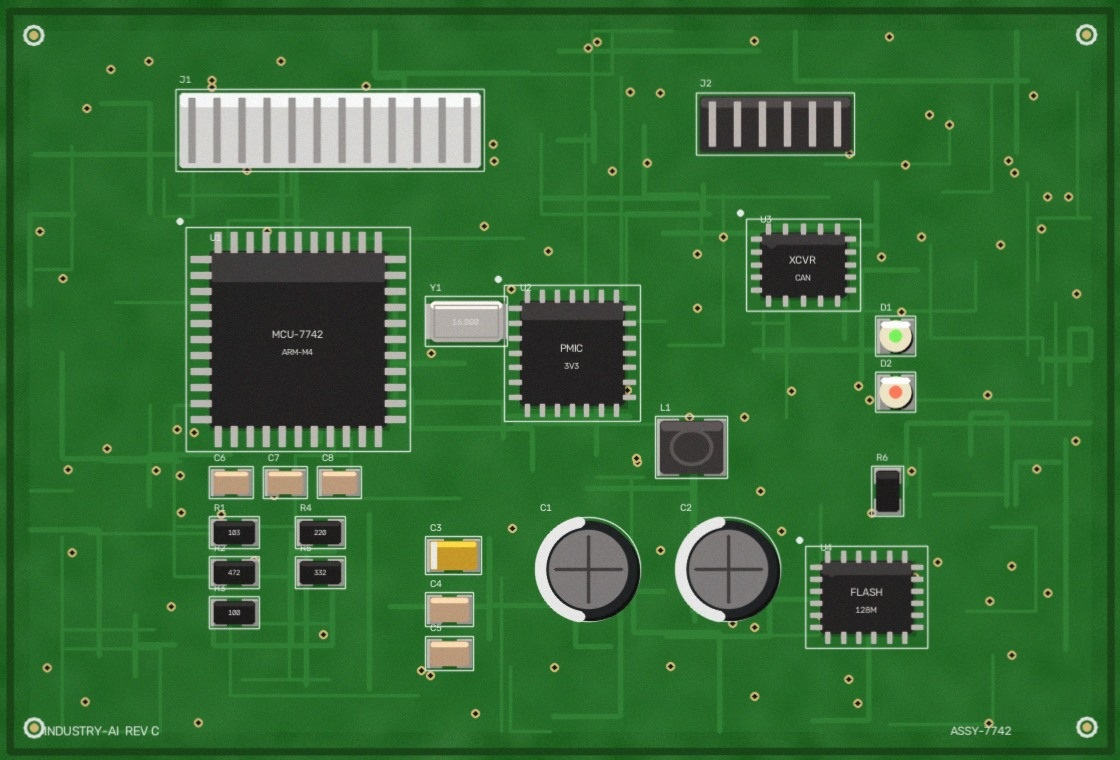
#> input picture samples/boards/board_01_ok_clean.jpg, 1120 x 760 px; its folder holds only this picture in this run
$ python -i suggest.py   (imports and definitions only)   (older library calls are emulated)
#> lines starting #> are read from the running program, lines starting #| are printed output that depends on the picture
### app/config.py
"""Central configuration and tuned constants for the inspection engine.

Every number that influences a PRESENT / MISSING decision lives here so that it
can be reviewed, version-controlled and re-tuned against the evaluation set in
``tools/evaluate.py`` without touching algorithm code.
"""

from __future__ import annotations

from dataclasses import dataclass, field
from pathlib import Path

# --------------------------------------------------------------------------
# Paths
# --------------------------------------------------------------------------

ROOT_DIR = Path(__file__).resolve().parent.parent
WEB_DIR = ROOT_DIR / "web"
DATA_DIR = ROOT_DIR / "data"
PROJECTS_DIR = DATA_DIR / "projects"

for _d in (DATA_DIR, PROJECTS_DIR):
    _d.mkdir(parents=True, exist_ok=True)

# --------------------------------------------------------------------------
# Image handling
# --------------------------------------------------------------------------

#: Long edge the reference frame is normalised to. Large enough that a 0402
#: passive is still a few dozen pixels wide, small enough to stay interactive.
WORKING_LONG_EDGE = 1800

#: Images smaller than this on the long edge are rejected as unusable.
MIN_LONG_EDGE = 320

ALLOWED_UPLOAD_TYPES = {
    "image/jpeg",
    "image/jpg",
    "image/png",
    "image/bmp",
    "image/webp",
    "image/tiff",
}

MAX_UPLOAD_BYTES = 40 * 1024 * 1024  # 40 MB per image

#: Refused before decoding. The byte limit above does not bound memory: a
#: compressed image is free to describe far more pixels than it occupies on
#: disk, and those pixels are allocated before any of this code runs. Sixty
#: megapixels is already several times more than the working size needs.
MAX_DECODED_PIXELS = 60_000_000
MAX_TEST_IMAGES_PER_RUN = 12

# --------------------------------------------------------------------------
# Registration (test frame -> reference frame)
# --------------------------------------------------------------------------


@dataclass(frozen=True)
class RegistrationConfig:
    max_features: int = 4000
    ratio_test: float = 0.78
    min_good_matches: int = 12
    ransac_reproj_threshold: float = 3.0
    min_inlier_ratio: float = 0.30

    # Sanity envelope for the recovered homography. A fixed factory camera can
    # drift a little; anything outside this is a different photo, not a nudge.
    max_scale_change: float = 1.35
    min_scale_change: float = 0.74
    max_rotation_deg: float = 20.0
    max_shear: float = 0.25
    max_perspective: float = 2.5e-3

    # ECC fallback (used when feature matching fails or is rejected).
    ecc_iterations: int = 220
    ecc_epsilon: float = 1e-6
    ecc_downscale_long_edge: int = 900

    #: Below this whole-board correlation we warn the user that the two photos
    #: may not be the same board / viewpoint.
    low_quality_warning: float = 0.45


REGISTRATION = RegistrationConfig()

# --------------------------------------------------------------------------
# Per-part analysis
# --------------------------------------------------------------------------


@dataclass(frozen=True)
class AnalysisConfig:
    #: Search margin around each ROI, as a fraction of the ROI's short side,
    #: clamped to [min_margin_px, max_margin_px]. Absorbs residual registration
    #: error so that a 3 px drift is not read as a missing part.
    margin_fraction: float = 0.22
    min_margin_px: int = 6
    max_margin_px: int = 28

    #: ROIs smaller than this are upscaled before measurement so that the
    #: statistics (SSIM windows, Canny) remain meaningful.
    min_patch_px: int = 24

    #: Measurements are taken on the ROI shrunk by this much on every side.
    #:
    #: An operator's box encloses the component *and* a ring of its footprint:
    #: solder pads, silkscreen outline, the via fanout. That ring is identical
    #: whether the part is fitted or not, so including it dilutes every signal
    #: with pixels that cannot carry the answer. On a small IC the pads were
    #: holding correlation at 0.74 and edge agreement at 0.80 for a part that
    #: had been removed outright.
    #:
    #: Measuring the inner region instead concentrates on the body. The ring is
    #: still used for the local re-alignment search, where its contrast is an
    #: asset rather than a liability.
    body_inset_fraction: float = 0.14
    max_body_inset_px: int = 7
    min_body_px: int = 10

    #: Below this correlation peak the recovered offset is meaningless, so the
    #: remaining metrics are measured at zero offset instead.
    offset_trust_ncc: float = 0.20

    #: CIELAB chroma histogram resolution, and the Gaussian smoothing applied
    #: to it before comparison so that bin quantisation is not mistaken for a
    #: colour change.
    chroma_bins: int = 24
    chroma_smoothing: float = 1.2


ANALYSIS = AnalysisConfig()


@dataclass(frozen=True)
class SignalRamps:
    """Breakpoints converting each raw measurement into a 0..1 "missingness".

    Each tuple is ``(low, high)``. For similarity-style signals the score is
    ``1 - ramp(value, low, high)``; for distance-style signals it is
    ``ramp(value, low, high)``.
    """

    ncc: tuple[float, float] = (0.30, 0.80)               # similarity
    ssim: tuple[float, float] = (0.25, 0.75)              # similarity
    edge_correlation: tuple[float, float] = (0.25, 0.80)  # similarity
    #: Widened from (0.12, 0.42), which saturated at 1.0 for a present part in
    #: a harsh photo and for a genuinely removed IC alike -- destroying the
    #: distinction this channel exists to make. A removed part reaches ~0.85;
    #: white-balance drift on a part that is still there reaches ~0.5.
    colour_distance: tuple[float, float] = (0.25, 0.85)   # distance
    #: Widened from (0.15, 0.90): ordinary defocus costs ~30% of gradient
    #: energy on a part that is plainly still there.
    gradient_log_ratio: tuple[float, float] = (0.25, 1.10)  # distance
    residual: tuple[float, float] = (0.50, 2.20)          # distance


RAMPS = SignalRamps()


@dataclass(frozen=True)
class FusionWeights:
    """Weights of the six evidence channels. Must sum to 1.0.

    Weighted by how well each channel separates *a removal* from *a bad
    photograph of a complete board*, measured on the 80-board stress set --
    not by how large a number each produces.

    Correlation (NCC), outline agreement and chroma all survive exposure,
    white balance and focus changes by construction, and move sharply when a
    part actually goes. Gradient amplitude and raw pixel residual do not: on
    the worst photographs they scored *higher* for present parts than for
    genuinely missing ones, because they were largely measuring the nuisance.
    They are kept at low weight as tie-breakers rather than dropped, since
    they are the channels that catch a part replaced by something of the same
    colour and outline.
    """

    ncc: float = 0.28
    ssim: float = 0.14
    edge_correlation: float = 0.24
    colour_distance: float = 0.26
    gradient_log_ratio: float = 0.04
    residual: float = 0.04

    # [9 lines left out: function as_dict, not called in this run]


WEIGHTS = FusionWeights()


@dataclass(frozen=True)
class VetoConfig:
    """Hard "this part is clearly still there" rules.

    False alarms are far more expensive than a missed call on a factory line:
    an operator who is paged for nothing three times stops trusting the tool.
    These vetoes cap the confidence when the evidence for *presence* is
    overwhelming, regardless of what the weighted sum says.
    """

    #: A correlation peak this high means the component's own pattern was
    #: found, at this location, at this scale. Nothing else on a board
    #: produces that. It alone settles the question.
    decisive_ncc: float = 0.92
    decisive_cap: float = 0.15

    strong_ncc: float = 0.84
    strong_edge_correlation: float = 0.75
    strong_cap: float = 0.18

    good_ncc: float = 0.72
    good_edge_correlation: float = 0.60
    good_colour: float = 0.22
    good_cap: float = 0.28


VETO = VetoConfig()


@dataclass(frozen=True)
class SceneCompensation:
    """Population-level correction for a globally degraded photo.

    If *every* ROI looks slightly wrong, the cause is usually the photograph
    (exposure, focus, white balance), not forty simultaneously missing parts.
    We subtract part of the population median, but cap how much we are willing
    to explain away so that a genuinely stripped board still alarms.
    """

    enabled: bool = True
    min_parts: int = 5
    trigger_median: float = 0.30
    strength: float = 0.60
    max_subtraction: float = 0.15


SCENE = SceneCompensation()

#: Judge each photograph against its own noise floor as well as the fixed
#: threshold. Under a single nuisance the engine is comfortably inside its
#: margins, but a hand-held photo brings several at once and the scores of
#: *present* parts creep upward together. Measured on such photos, the
#: ordering stays right, a missing part still scores well above every present
#: one on 38 of 42 boards, but the fixed line sits too low and a handful of
#: present parts cross it. So the line is also placed this many robust
#: deviations above the middle of the scores on this photo, and the stricter
#: of the two is used. It can only ever raise the bar, never lower it, so it
#: cannot turn a part the fixed threshold would have caught into a pass.
#: Zero switches it off.
ADAPTIVE_THRESHOLD_K = 3.0

#: Never let the adaptive line rise above this, however strange the photo.
ADAPTIVE_THRESHOLD_CAP = 0.80


@dataclass(frozen=True)
class SensitivityPreset:
    key: str
    label: str
    description: str
    missing_threshold: float
    review_threshold: float


#: Read off the operating curve in ``tools/evaluate.py --sweep``, not chosen
#: by eye. Over 3,280 part decisions on the 80-board stress set the
#: highest-scoring part that is actually present scores 0.373, and the
#: weakest genuine removal scores 0.652. Every threshold in that gap gives
#: 100% precision and 100% recall, so the presets sit inside it with margin
#: on both sides rather than balanced on an edge.
#:
#: These numbers come from a synthetic benchmark and should be read as
#: evidence that the decision is not knife-edge, not as a promise of
#: real-world accuracy. The presets exist precisely so that a line with
#: different optics can be moved without recompiling anything.
SENSITIVITY_PRESETS: dict[str, SensitivityPreset] = {
    "conservative": SensitivityPreset(
        key="conservative",
        label="Conservative",
        description="Flags only unmistakable removals. Fewest false alarms.",
        missing_threshold=0.58,
        review_threshold=0.49,
    ),
    "balanced": SensitivityPreset(
        key="balanced",
        label="Balanced",
        description="Recommended for a fixed camera on a stable line.",
        missing_threshold=0.52,
        review_threshold=0.44,
    ),
    "sensitive": SensitivityPreset(
        key="sensitive",
        label="Sensitive",
        description="Catches subtle removals. Expect more review flags.",
        missing_threshold=0.44,
        review_threshold=0.40,
    ),
}

#: A part box is called empty when less than this fraction of it has anything
#: on it but bare solder mask. Measured on the sample board: every real part
#: covers at least 0.87 of its box and bare board covers 0.00, so the line
#: sits in a gap with nothing near it. It is only ever used to raise a
#: question with the operator, never to move or delete anything.
EMPTY_BOX_FRACTION = 0.25

DEFAULT_SENSITIVITY = "balanced"

# --------------------------------------------------------------------------
# Component suggestion (assists the operator while naming parts)
# --------------------------------------------------------------------------


@dataclass(frozen=True)
class SuggestConfig:
    #: Upper bound on proposed boxes, as a guard against a pathological image
    #: producing thousands, not as an opinion about how many parts a board
    #: has. It was 40, which silently truncated a 41-component board and
    #: dropped the smallest part: the detector had found it, the cap threw it
    #: away, and the result looked like a detection failure.
    #:
    #: Real assemblies run to hundreds of parts, so the guard sits far above
    #: anything a person would annotate by hand.
    max_suggestions: int = 400
    min_area_fraction: float = 0.00035   # of board area
    max_area_fraction: float = 0.09
    max_aspect_ratio: float = 9.0
    pad_px: int = 3
    merge_iou: float = 0.40


SUGGEST = SuggestConfig()

# --------------------------------------------------------------------------
# Presentation
# --------------------------------------------------------------------------

#: A highlight is called a highlight when the light on the test photo is this
#: much stronger than on the reference, measured after both are blurred down
#: to the illumination alone.
GLARE_RATIO = 1.30

#: How much of a part must lie under a highlight before the tool declines to
#: assert that it is missing, and asks for a look instead.
#:
#: This rule was written once, measured, and deleted, because the highlight
#: mask of the time was fooled by the very thing it was meant to protect:
#: lifting a dark chip off a board leaves something brighter behind, so
#: eleven real removals were suppressed as reflections. The mask is now
#: measured on bare board only, with the components cut out and the
#: illumination interpolated across them, and it cannot see a missing part
#: any more. Re-measured on that footing, the picture reversed: of the parts
#: this tool wrongly asserted were missing on hand-held photographs, the
#: median lay 73% under a highlight, while the parts it got right lay at 0%.
#:
#: The downgrade only ever turns an assertion into a question. Nothing is
#: hidden, and a part under a reflection that really is missing is still
#: shown, as something to check.
GLARE_PART_FRACTION = 0.50

#: Fraction of the whole board under a highlight before the operator is told
#: to retake the photograph.
GLARE_BOARD_FRACTION = 0.02

STATE_PRESENT = "present"
STATE_MISSING = "missing"
STATE_REVIEW = "review"
STATE_NOT_VISIBLE = "not_visible"

#: How much of a part's box the photograph must actually show before the
#: engine is willing to judge it.
#:
#: A photo of half the board aligns perfectly well -- the features it contains
#: are real -- but the other half has no evidence behind it. Calling those
#: parts "missing" would be a confident lie, and calling them "present" an
#: equally confident one. They are reported as unseen instead, and the summary
#: says how many of the named parts were actually checked.
MIN_PART_COVERAGE = 0.70

APP_NAME = "PCB Missing-Component Inspector"
APP_VERSION = "1.0.0"


# --------------------------------------------------------------------------
# Reading the printed designators (a typing shortcut, never a verdict)
# --------------------------------------------------------------------------


@dataclass(frozen=True)
class SilkscreenConfig:
    """Tunables for app.silkscreen.

    Nothing here can change a missing/present decision. The worst a bad value
    can do is leave more names for the operator to type. Every length is a
    multiple of the board's own printed text height, measured from the board
    during the survey pass, so these hold at any image size.
    """

    #: Enlargement for the one survey pass over the whole board. Three times
    #: is enough to locate labels; the survey only has to find a minority of
    #: them, and reading the full board larger costs seconds for no gain.
    survey_upscale: float = 3.0

    #: Below this many designator-shaped strings the board is not one this
    #: reader understands, so it declines rather than inventing a convention
    #: from two or three readings.
    min_seeds: int = 6

    #: How far from a part, in text heights, a label may sit and still be
    #: considered a candidate for it. Generous on purpose: wrong pairings are
    #: expected and disagree with each other, so they cost accuracy nothing.
    pairing_reach: float = 9.0

    #: How close two offsets must be, in text heights, to count as the same
    #: convention. Roughly one character.
    offset_tolerance: float = 1.2

    #: Fewer agreeing pairs than this is not a convention, it is a
    #: coincidence, so the reader declines and every name is typed.
    min_votes: int = 6

    #: Half-size of the strip read for one label, in text heights. Wide enough
    #: for a four-character designator, tight enough to exclude the next one.
    #: Measured: widening it to 4.6 lost two labels to neighbouring text.
    strip_half_width: float = 3.4
    strip_half_height: float = 1.4

    #: Target glyph height in pixels when the strip is enlarged for reading.
    #: Swept over two boards: 80 read 61 of 82 labels, 100 read 64, and going
    #: wider as well as larger started producing wrong answers.
    strip_text_height: float = 100.0

    #: How far from the predicted spot, in text heights, a reading may sit and
    #: still be taken as this part's label. Measured over 122 correct readings
    #: on two boards, the furthest a real label sat was 0.23, so this is about
    #: six times the observed spread: generous enough that no genuine reading
    #: is refused, tight enough that a neighbour's label caught at the edge of
    #: the strip is. Without it there was no limit at all.
    max_label_offset: float = 1.5

    #: Used only if the survey found text but could not measure its height.
    fallback_text_height: float = 10.0

### app/vision/photometric.py
"""Remove lighting differences between two photographs of the same board.

Geometric alignment puts the pixels in the right place; this puts them on the
right scale. Without it, a cloud passing the skylight shifts every ROI's
brightness and the absolute thresholds in ``inspector.py`` stop meaning
anything.

The correction is deliberately a *global, robust, per-channel affine* map:

* global -- a local correction would happily "fix" the very patch where a
  component went missing, erasing the signal we are looking for;
* robust (median / MAD rather than mean / std) -- a few genuinely changed
  regions must not drag the estimate;
* affine (gain + offset) -- enough for exposure, aperture and lamp-ageing
  drift, and too rigid to absorb a real defect.
"""

from __future__ import annotations

import cv2
import numpy as np

EPS = 1e-6


def board_mask(image_bgr: np.ndarray) -> np.ndarray:
    """Coarse mask of the board itself, excluding the conveyor / background.

    Used only to keep the photometric estimate off the background, so a crude
    mask is fine. Falls back to "everything" when segmentation is unconvincing
    -- a wrong mask is worse than no mask.
    """
    h, w = image_bgr.shape[:2]
    full = np.full((h, w), 255, dtype=np.uint8)

    hsv = cv2.cvtColor(image_bgr, cv2.COLOR_BGR2HSV)
    saturation = hsv[:, :, 1]
    value = hsv[:, :, 2]

    # A populated board is either coloured solder mask (high saturation) or
    # dark components (low value). Background tends to be neither.
    _, sat_mask = cv2.threshold(saturation, 0, 255, cv2.THRESH_BINARY + cv2.THRESH_OTSU)
    dark_mask = (value < 90).astype(np.uint8) * 255
    mask = cv2.bitwise_or(sat_mask, dark_mask)

    kernel = cv2.getStructuringElement(cv2.MORPH_ELLIPSE, (9, 9))
    mask = cv2.morphologyEx(mask, cv2.MORPH_CLOSE, kernel, iterations=2)
    mask = cv2.morphologyEx(mask, cv2.MORPH_OPEN, kernel, iterations=1)

    contours, _ = cv2.findContours(mask, cv2.RETR_EXTERNAL, cv2.CHAIN_APPROX_SIMPLE)
    if not contours:
        return full

    largest = max(contours, key=cv2.contourArea)
    coverage = cv2.contourArea(largest) / float(h * w)

    # Too small => we probably segmented a component. Too large => the mask is
    # not telling us anything. Either way, use the full frame.
    if coverage < 0.15 or coverage > 0.985:
        return full

    out = np.zeros((h, w), dtype=np.uint8)
    cv2.drawContours(out, [largest], -1, 255, thickness=cv2.FILLED)
    return out


# [259 lines left out: functions _robust_stats, match_levels, match_levels_around, light_anomaly_mask, _focus_measure, match_sharpness, not called in this run]

### app/vision/suggest.py
"""Propose candidate component boxes on the reference board.

This is an *assistant*, not a detector. The operator still names every part and
is free to delete, move or add boxes -- the brief requires naming parts once,
and clicking forty boxes by hand during a demo is an unpleasant way to spend
five minutes.

The heuristic is deliberately simple and board-agnostic, because there is no
training data: anything that is not the colour of the solder mask, or that
carries far more texture than the mask does, is a candidate.
"""

from __future__ import annotations

import cv2
import numpy as np

from app.config import SUGGEST
from app.vision.photometric import board_mask


def _dominant_lab(image_lab: np.ndarray, mask: np.ndarray) -> np.ndarray:
    pixels = image_lab[mask > 0] if np.count_nonzero(mask) > 1000 else image_lab.reshape(-1, 3)
    return np.median(pixels.reshape(-1, 3), axis=0)


# [12 lines left out: function _colour_distance_map, not called in this run]


def _odd(value: int) -> int:
    return value if value % 2 else value + 1


# [157 lines left out: functions _opening_kernel, _iou, _merge_overlapping, _component_mask, empty_box_fractions, suggest_parts, not called in this run]

>>> import cv2
>>> picture = cv2.imread('../../samples/boards/board_01_ok_clean.jpg')
#> picture is the input picture: shape (760, 1120, 3); mean B, G, R 53.7, 109.8, 53.2
>>> result = suggest_parts(picture)
#> in board_mask, `saturation = hsv[:, :, 1]`:
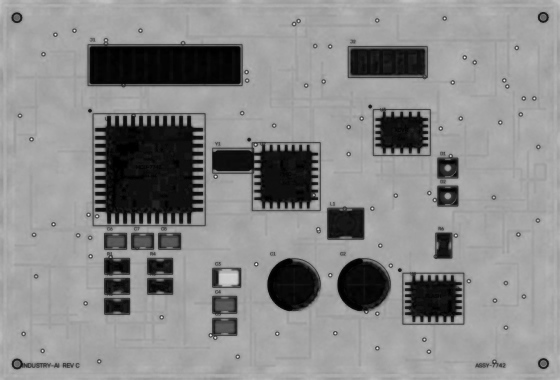
#> saturation: shape (760, 1120) (shown at 1/2 size); min 0, max 255, mean 137.5
#> in board_mask, `value = hsv[:, :, 2]`:
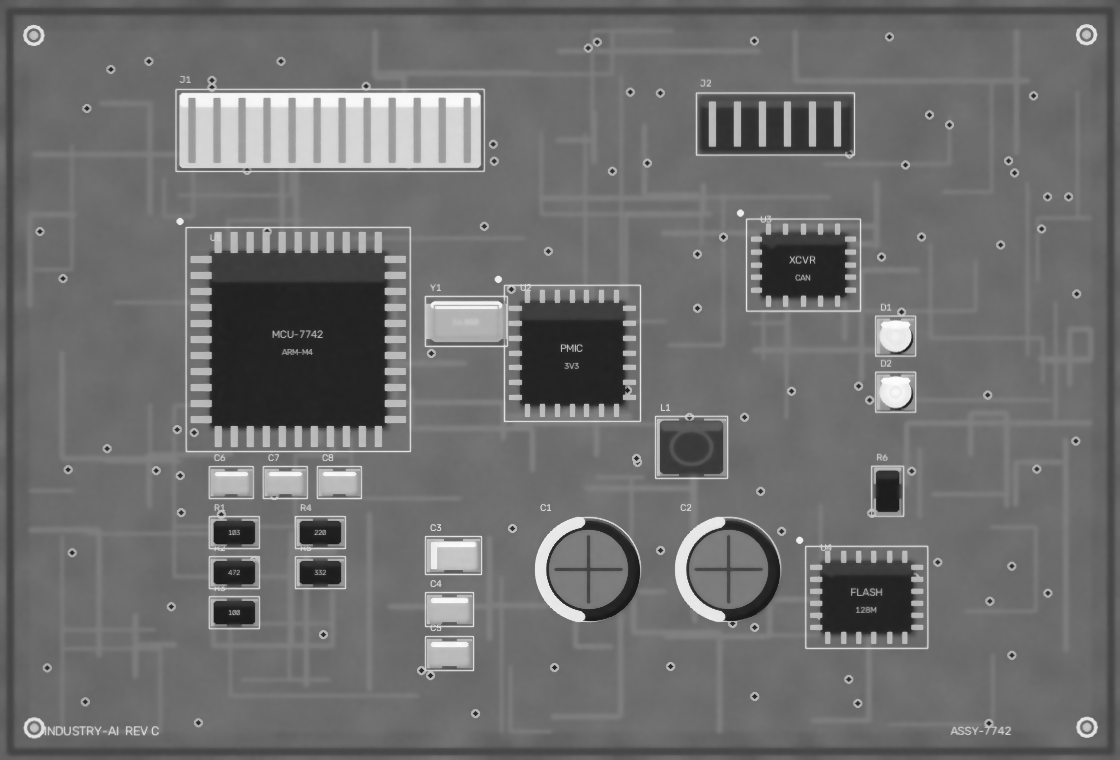
#> value: shape (760, 1120); min 22, max 254, mean 110.2
#> (the rest of the program and of its run is left out)
